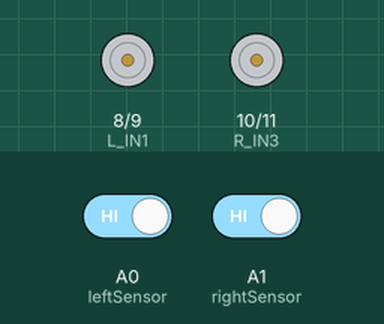
This sketch was run on a simulated Arduino Uno, built with avr-gcc and run on an emulated ATmega328P. Shown: motor-driver pin pairs drawn as motors (green arrow = first pin HIGH = forward, orange = second pin HIGH = backward, longer = more drive, scaled by the enable pin). Inputs (shaded band) come from the test bench; at power-on: A0 (leftSensor) HIGH, A1 (rightSensor) HIGH.

Above: at 1.2 s.
1.3 s: A0 (leftSensor) driven LOW
At 1.9 s:
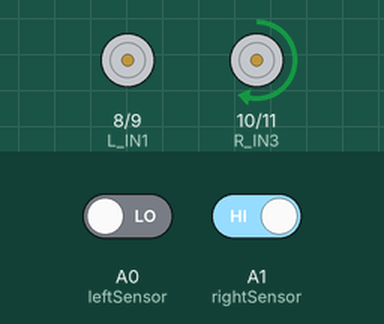
2.8 s: A1 (rightSensor) driven LOW
At 4.0 s:
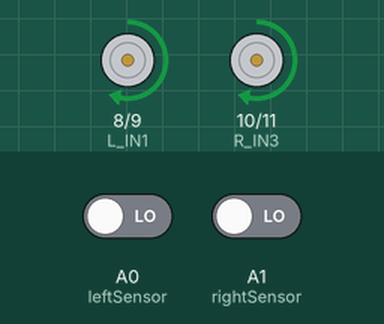
4.3 s: A0 (leftSensor) driven HIGH
At 5.4 s:
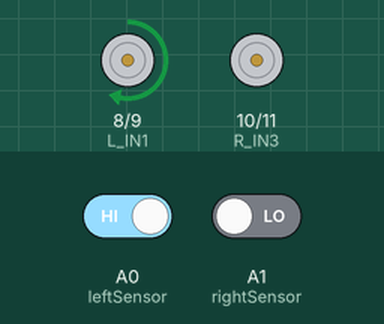
5.8 s: A1 (rightSensor) driven HIGH
At 6.5 s:
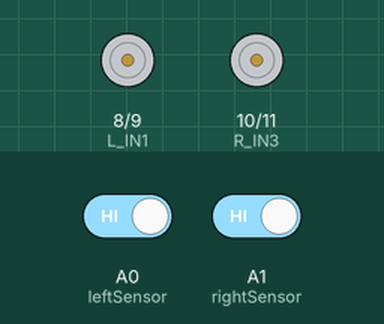
Timing chart, 0 to 8.3 s (numbered marks = the images above; inputs shaded):
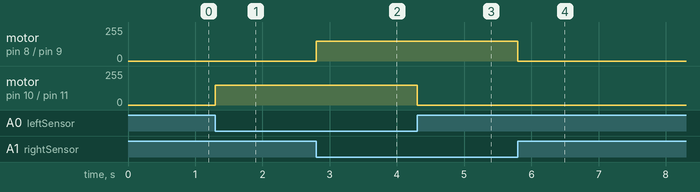

Measured:
- after the input at 1.3 s, motor on pin 10 (R_IN3) / pin 11 (R_IN4): stopped → forward 150/255 at once
- after the input at 2.8 s, motor on pin 8 (L_IN1) / pin 9 (L_IN2): stopped → forward 150/255 at once
- after the input at 4.3 s, motor on pin 10 (R_IN3) / pin 11 (R_IN4): forward 150/255 → stopped at once
- after the input at 5.8 s, motor on pin 8 (L_IN1) / pin 9 (L_IN2): forward 150/255 → stopped at once

The sketch:

line_follower_basic.ino
```cpp
// Basic Line Follower Robot (2 IR Sensors)

const int leftSensor = A0;
const int rightSensor = A1;

// Motor pins
const int L_IN1 = 8;
const int L_IN2 = 9;
const int R_IN3 = 10;
const int R_IN4 = 11;

const int ENA = 5;
const int ENB = 6;

void setup() {
  pinMode(leftSensor, INPUT);
  pinMode(rightSensor, INPUT);

  pinMode(L_IN1, OUTPUT);
  pinMode(L_IN2, OUTPUT);
  pinMode(R_IN3, OUTPUT);
  pinMode(R_IN4, OUTPUT);

  pinMode(ENA, OUTPUT);
  pinMode(ENB, OUTPUT);

  analogWrite(ENA, 150);
  analogWrite(ENB, 150);
}

void loop() {
  int leftValue = digitalRead(leftSensor);
  int rightValue = digitalRead(rightSensor);

  // BLACK line = LOW, WHITE surface = HIGH (common case)

  if (leftValue == LOW && rightValue == LOW) {
    // Move forward
    digitalWrite(L_IN1, HIGH);
    digitalWrite(L_IN2, LOW);
    digitalWrite(R_IN3, HIGH);
    digitalWrite(R_IN4, LOW);
  }
  else if (leftValue == LOW && rightValue == HIGH) {
    // Turn left
    digitalWrite(L_IN1, LOW);
    digitalWrite(L_IN2, LOW);
    digitalWrite(R_IN3, HIGH);
    digitalWrite(R_IN4, LOW);
  }
  else if (leftValue == HIGH && rightValue == LOW) {
    // Turn right
    digitalWrite(L_IN1, HIGH);
    digitalWrite(L_IN2, LOW);
    digitalWrite(R_IN3, LOW);
    digitalWrite(R_IN4, LOW);
  }
  else {
    // Stop (line lost)
    digitalWrite(L_IN1, LOW);
    digitalWrite(L_IN2, LOW);
    digitalWrite(R_IN3, LOW);
    digitalWrite(R_IN4, LOW);
  }
}
```
